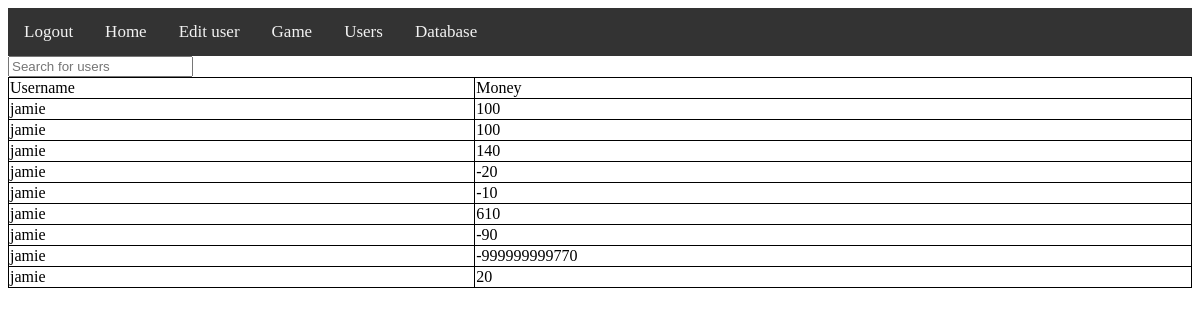
/game/fruit_machine/view/, run on the app's committed database.
### tables this page shows
CREATE TABLE fruit_machine (username characters(100),money characters(100));

### challenges/fruit_machine.py (the view)
@fruit_machine_bp.route("/view/")
def view():
    return render_template("challenges/fruit_machine/view.html", scores=fruit_machine_db.read())

### database_mod.py (called while the page is built)
    def read(self):
        self.c.execute(f"SELECT * FROM {self.table}")
        self.conn.commit()
        self.lines = self.c.fetchall()
        return self.lines

### challenges/templates/challenges/fruit_machine/view.html (shortened to what this page needs)
{% extends "base.html" %}
{% block content %}
<input type="text" onkeyup="table_search()" id="search_box" placeholder="Search for users">
<table id="sort_table_id">
<tr>
    <td onclick="sort_alph(0)">Username</td>
    <td onclick="sort_num(1)"> Money</td>
</tr>
{% for score in scores %}
<tr>
    {% for attr in score%}
    <td>{{attr}}</td>
    {% endfor %}
</tr>
{% endfor %}
</table>
{% endblock %}

### static/styles/base.css (style rules this page uses)
table, td, th { border: 1px solid black; }
table { width: 100%; border-collapse: collapse; }

### data on the page
fruit_machine: username "jamie", money "100"
fruit_machine: username "jamie", money "100"
fruit_machine: username "jamie", money "140"
fruit_machine: username "jamie", money "-20"
fruit_machine: username "jamie", money "-10"
fruit_machine: username "jamie", money "610"
fruit_machine: username "jamie", money "-90"
fruit_machine: username "jamie", money "-999999999770"
fruit_machine: username "jamie", money "20"
